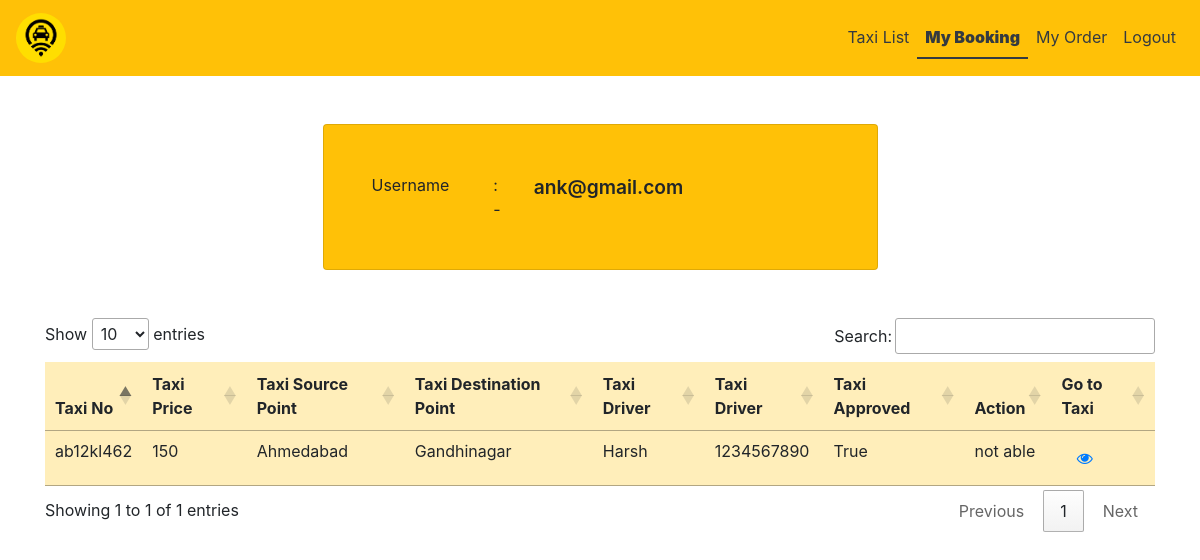
Screenshot of /getbookingdetails/ (signed in) with the database file from the repository.
### app1/models.py (models this page shows, shortened)
class Registeration(models.Model):
    name=models.CharField(max_length=30,null=True)
    mobile=models.CharField(max_length=30,null=True)
    email=models.EmailField()
    password=models.CharField(max_length=30,null=True)
    city=models.CharField(max_length=40,null=True)
    country=models.CharField(max_length=40,null=True)
    pincode=models.CharField(max_length=30,null=True)

class TaxiBooking(models.Model):
    user=models.ForeignKey(Registeration,null=True,on_delete=models.CASCADE)
    taxi=models.ForeignKey(TaxiDetails,null=True,on_delete=models.CASCADE)
    booked_time=models.DateField(null=True,auto_now_add=True)
    is_booked=models.BooleanField(default=False)
    is_finished=models.BooleanField(default=False)

class TaxiDetails(models.Model):
    taxi_no=models.CharField(max_length=15,null=True)
    driver=models.ForeignKey(DriverRegisteration,on_delete=models.CASCADE)
    source=models.CharField(max_length=40,null=True)
    destination=models.CharField(max_length=40,null=True)
    price=models.IntegerField(null=True)
    is_booked=models.BooleanField(default=False)
    is_accepted=models.BooleanField(default=False)

class DriverRegisteration(models.Model):
    name=models.CharField(max_length=30,null=True)
    mobile=models.CharField(max_length=30,null=True)
    email=models.EmailField()
    password=models.CharField(max_length=30,null=True)
    badge_number=models.CharField(max_length=20,unique=True,null=True)

### app1/views.py (the view)
# urls.py: path('getbookingdetails/',getbookeddetails,name='getbookingdetails'),
def getbookeddetails(request):
    user=Registeration.objects.get(email=request.session['email1'])
    model=TaxiBooking.objects.filter(user=user)
    if request.POST:
        model1=TaxiDetails.objects.get(taxi_no=request.POST['taxi_no'])
        model1.is_booked=False
        model1.save()
        model.delete()
        return redirect('search')
    return render(request,'allbookingdetails.html',{'model':model,'user':user})

### app1/templates/allbookingdetails.html (shortened to what this page needs)
{% load static %}
<!DOCTYPE html>
<html lang="en">
  <head>
    <link
      rel="stylesheet"
      href="https://cdn.jsdelivr.net/npm/bootstrap@4.6.2/dist/css/bootstrap.min.css" />
    <link
      rel="stylesheet"
      href="https://cdnjs.cloudflare.com/ajax/libs/font-awesome/4.7.0/css/font-awesome.min.css" />
    <link
      rel="stylesheet"
      href="https://cdn.datatables.net/1.13.1/css/jquery.dataTables.min.css" />
  </head>
  <body>
    <nav class="navbar navbar-expand-md bg-warning navbar-light">
      <a class="navbar-brand text-dark" href="/search/"
        ><img
          src="{% static  'img/logo.png'%}"
          style="border-radius: 50%; height: 50px; width: 50px"
      /></a>
      <div class="collapse navbar-collapse" id="collapsibleNavbar">
        <ul class="navbar-nav ml-auto">
          <li class="nav-item">
            <a class="nav-link text-dark"  href="/search/"
              >Taxi List</a
            >
          </li>
          <li class="nav-item">
            <a class="nav-link text-dark" href="/getbookingdetails/" id="active">My Booking</a>
          </li>
          <li class="nav-item">
            <a class="nav-link text-dark" href="/myorder/">My Order</a>
          </li>
          {% if 'email1' in request.session %}
          <li class="nav-item">
            <a class="nav-link text-dark" href="/logout/">Logout</a>
          </li>
          {% elif 'email' in request.session %}
          <li class="nav-item">
            <a class="nav-link text-dark" href="/driverlogout/">Logout</a>
          </li>
          {% else %}
          <li class="nav-item">
            <a class="nav-link text-dark" href="/logout/">Login</a>
          </li>
          {% endif %}
        </ul>
      </div>
    </nav>
    <div class="container mt-5">
      <div class="card col-md-6 m-auto p-5 bg-warning">
        {% if 'email' in request.session %}
        <div class="row">
          <div class="col-md-3">Username</div>
          <div class="col-md-1">:-</div>
          <div class="col-md-8 display">{{user.email }}</div>
        </div>
        {% else %}
        <div></div>
        {% endif %}
      </div>
      <div class="mt-5">
        <table
          class="table table-warning table-hover table-borderless"
          id="myTable">
          <thead>
            <tr>
              <th>Taxi No</th>
              <th>Taxi Price</th>
              <th>Taxi Source Point</th>
              <th>Taxi Destination Point</th>
              <th>Taxi Driver</th>
              <th>Taxi Driver</th>
              <th>Taxi Approved</th>
              <th>Action</th>
              <th>Go to Taxi</th>
            </tr>
          </thead>
          <tbody>
            {% for i in model %}
            <tr>
              <td>{{ i.taxi.taxi_no }}</td>
              <td>{{ i.taxi.price }}</td>
              <td>{{ i.taxi.source }}</td>
              <td>{{ i.taxi.destination }}</td>
              <td>{{ i.taxi.driver.name }}</td>
              <td>{{ i.taxi.driver.mobile }}</td>
              <td>
                {{ i.taxi.is_accepted }}
              </td>
              {% if i.is_booked %}
              <td>not able</td>
              <td>
                <button class="btn">
                  <a href="/search/"
                    ><i class="fa fa-eye fa-fw text-primary"></i
                  ></a>
                </button>
              </td>
              {% endif %}
            </tr>
            {% endfor %}
          </tbody>
        </table>
      </div>
    </div>
  </body>
</html>

### app1/templates/allbookingdetails.html (style rules this page uses)
#active { font-weight: 900; border-bottom: 2px solid; }
.display { font-size: larger; font-weight: 600; }

### rows the page displays
Registeration: email "ank@gmail.com"
TaxiBooking: taxi.taxi_no "ab12kl462", taxi.price "150", taxi.source "Ahmedabad", taxi.destination "Gandhinagar", taxi.driver.name "Harsh", taxi.driver.mobile "1234567890", taxi.is_accepted "True", is_booked "not able"
